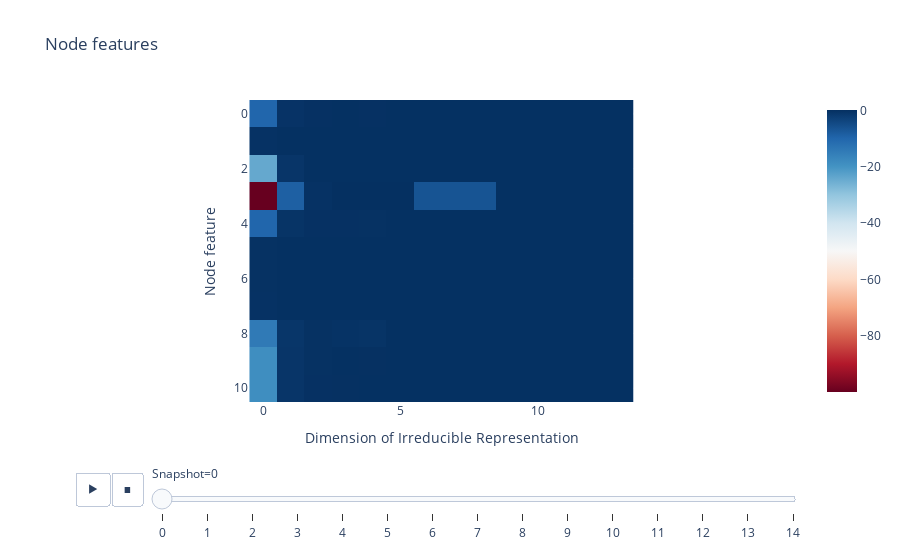

The notebook cell this image was saved under:
### Markdown cell above
- **Node features**: The diagonal elements of the sub-diagonalised Hamiltonian matrix
- **Edge features**: Bond lengths of the _z_-matrix interpolated transition state structures
- **Global features**: Eigenvalues of the minimal basis representation of the Hamiltonian matrix

### Code cell
fig = px.imshow(
    node_features,
    animation_frame=0,
    color_continuous_scale='RdBu',
    title='Node features',
    labels={'x': 'Dimension of Irreducible Representation', 'y': 'Node feature', 'animation_frame': 'Snapshot'},
)
fig.show()

### Figure 1 — Plotly figure (JSON) as saved in the notebook; plotly's stock layout.template omitted (floating-point values rounded to 4 significant figures; data arrays with more than 128 entries replaced by an {"elided": "..."} marker saying what was removed)
{"data": [{"coloraxis": "coloraxis", "hovertemplate": "Dimension of Irreducible Representation: %{x}<br>Node feature: %{y}<br>color: %{z}<extra></extra>", "name": "0", "type": "heatmap", "xaxis": "x", "yaxis": "y", "z": {"elided": "11x14 float values"}}], "layout": {"coloraxis": {"colorscale": [[0, "rgb(103,0,31)"], [0.1, "rgb(178,24,43)"], [0.2, "rgb(214,96,77)"], [0.3, "rgb(244,165,130)"], [0.4, "rgb(253,219,199)"], [0.5, "rgb(247,247,247)"], [0.6, "rgb(209,229,240)"], [0.7, "rgb(146,197,222)"], [0.8, "rgb(67,147,195)"], [0.9, "rgb(33,102,172)"], [1, "rgb(5,48,97)"]]}, "sliders": [{"active": 0, "currentvalue": {"prefix": "Snapshot="}, "len": 0.9, "pad": {"b": 10, "t": 60}, "steps": [{"args": [["0"], {"frame": {"duration": 0, "redraw": true}, "fromcurrent": true, "mode": "immediate", "transition": {"duration": 0, "easing": "linear"}}], "label": "0", "method": "animate"}, {"args": [["1"], {"frame": {"duration": 0, "redraw": true}, "fromcurrent": true, "mode": "immediate", "transition": {"duration": 0, "easing": "linear"}}], "label": "1", "method": "animate"}, {"args": [["2"], {"frame": {"duration": 0, "redraw": true}, "fromcurrent": true, "mode": "immediate", "transition": {"duration": 0, "easing": "linear"}}], "label": "2", "method": "animate"}, {"args": [["3"], {"frame": {"duration": 0, "redraw": true}, "fromcurrent": true, "mode": "immediate", "transition": {"duration": 0, "easing": "linear"}}], "label": "3", "method": "animate"}, {"args": [["4"], {"frame": {"duration": 0, "redraw": true}, "fromcurrent": true, "mode": "immediate", "transition": {"duration": 0, "easing": "linear"}}], "label": "4", "method": "animate"}, {"args": [["5"], {"frame": {"duration": 0, "redraw": true}, "fromcurrent": true, "mode": "immediate", "transition": {"duration": 0, "easing": "linear"}}], "label": "5", "method": "animate"}, {"args": [["6"], {"frame": {"duration": 0, "redraw": true}, "fromcurrent": true, "mode": "immediate", "transition": {"duration": 0, "easing": "linear"}}], "label": "6", "method": "animate"}, {"args": [["7"], {"frame": {"duration": 0, "redraw": true}, "fromcurrent": true, "mode": "immediate", "transition": {"duration": 0, "easing": "linear"}}], "label": "7", "method": "animate"}, {"args": [["8"], {"frame": {"duration": 0, "redraw": true}, "fromcurrent": true, "mode": "immediate", "transition": {"duration": 0, "easing": "linear"}}], "label": "8", "method": "animate"}, {"args": [["9"], {"frame": {"duration": 0, "redraw": true}, "fromcurrent": true, "mode": "immediate", "transition": {"duration": 0, "easing": "linear"}}], "label": "9", "method": "animate"}, {"args": [["10"], {"frame": {"duration": 0, "redraw": true}, "fromcurrent": true, "mode": "immediate", "transition": {"duration": 0, "easing": "linear"}}], "label": "10", "method": "animate"}, {"args": [["11"], {"frame": {"duration": 0, "redraw": true}, "fromcurrent": true, "mode": "immediate", "transition": {"duration": 0, "easing": "linear"}}], "label": "11", "method": "animate"}, {"args": [["12"], {"frame": {"duration": 0, "redraw": true}, "fromcurrent": true, "mode": "immediate", "transition": {"duration": 0, "easing": "linear"}}], "label": "12", "method": "animate"}, {"args": [["13"], {"frame": {"duration": 0, "redraw": true}, "fromcurrent": true, "mode": "immediate", "transition": {"duration": 0, "easing": "linear"}}], "label": "13", "method": "animate"}, {"args": [["14"], {"frame": {"duration": 0, "redraw": true}, "fromcurrent": true, "mode": "immediate", "transition": {"duration": 0, "easing": "linear"}}], "label": "14", "method": "animate"}], "x": 0.1, "xanchor": "left", "y": 0, "yanchor": "top"}], "title": {"text": "Node features"}, "updatemenus": [{"buttons": [{"args": [null, {"frame": {"duration": 500, "redraw": true}, "fromcurrent": true, "mode": "immediate", "transition": {"duration": 500, "easing": "linear"}}], "label": "&#9654;", "method": "animate"}, {"args": [[null], {"frame": {"duration": 0, "redraw": true}, "fromcurrent": true, "mode": "immediate", "transition": {"duration": 0, "easing": "linear"}}], "label": "&#9724;", "method": "animate"}], "direction": "left", "pad": {"r": 10, "t": 70}, "showactive": false, "type": "buttons", "x": 0.1, "xanchor": "right", "y": 0, "yanchor": "top"}], "xaxis": {"anchor": "y", "constrain": "domain", "domain": [0, 1], "scaleanchor": "y", "title": {"text": "Dimension of Irreducible Representation"}}, "yaxis": {"anchor": "x", "autorange": "reversed", "constrain": "domain", "domain": [0, 1], "title": {"text": "Node feature"}}}}
